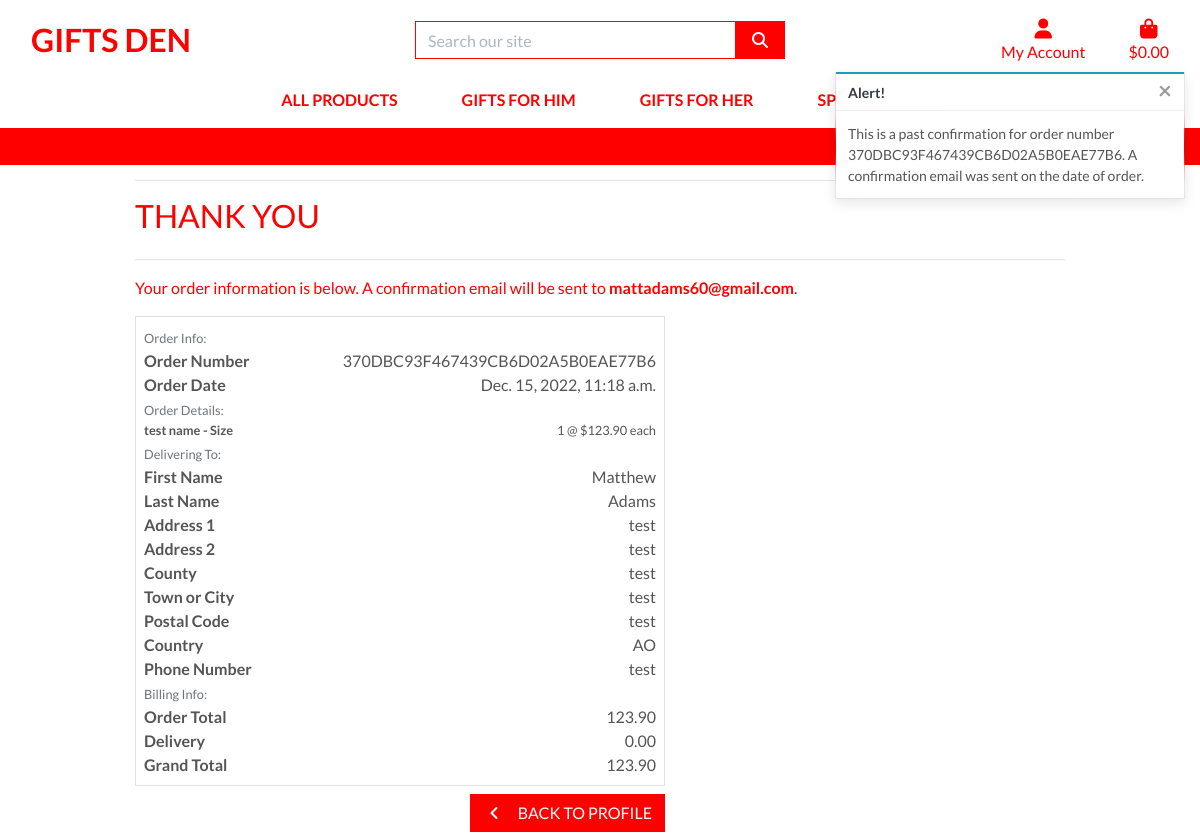
The app's page /profile/order_history/370DBC93F467439CB6D02A5B0EAE77B6 with its own data.
### checkout/models.py (models this page shows, shortened)
class Order(models.Model):
    order_number = models.CharField(max_length=32, null=False, editable=False)
    user_profile = models.ForeignKey(
        UserProfile, on_delete=models.SET_NULL, null=True, blank=True, related_name='orders')
    first_name = models.CharField(max_length=50, null=False, blank=False)
    last_name = models.CharField(max_length=50, null=False, blank=False)
    email = models.EmailField(max_length=254, null=False, blank=False)
    phone_number = models.CharField(max_length=20, null=False, blank=False)
    country = CountryField(blank_label='Country *', null=False, blank=False)
    postcode = models.CharField(max_length=20, null=True, blank=True)
    town_or_city = models.CharField(max_length=40, null=False, blank=False)
    street_address1 = models.CharField(max_length=80, null=False, blank=False)
    street_address2 = models.CharField(max_length=80, null=True, blank=True)
    county = models.CharField(max_length=80, null=True, blank=True)
    date = models.DateTimeField(auto_now_add=True)
    delivery_cost = models.DecimalField(
        max_digits=6, decimal_places=2, null=False, default=0)
    order_total = models.DecimalField(
        max_digits=10, decimal_places=2, null=False, default=0)
    grand_total = models.DecimalField(
        max_digits=10, decimal_places=2, null=False, default=0)
    original_bag = models.TextField(null=False, blank=False, default='')
    stripe_pid = models.CharField(
        max_length=254, null=False, blank=False, default='')

class OrderLineItem(models.Model):
    order = models.ForeignKey(Order, null=False, blank=False,
                              on_delete=models.CASCADE, related_name='lineitems')
    product = models.ForeignKey(
        Product, null=False, blank=False, on_delete=models.CASCADE)
    product_size = models.CharField(
        max_length=2, null=True, blank=True)  # XS, S, M, L, XL
    quantity = models.IntegerField(null=False, blank=False, default=0)
    lineitem_total = models.DecimalField(
        max_digits=6, decimal_places=2, null=False, blank=False, editable=False)

### products/models.py (models this page shows, shortened)
class Product(models.Model):
    Category = models.ForeignKey(
        'Category', null=True, blank=True, on_delete=models.SET_NULL)
    sku = models.CharField(max_length=254, null=True, blank=True)
    name = models.CharField(max_length=254)
    description = models.TextField()
    has_sizes = models.BooleanField(default=False, null=True, blank=True)
    price = models.DecimalField(max_digits=6, decimal_places=2)
    rating = models.DecimalField(
        max_digits=6, decimal_places=2, null=True, blank=True)
    image_url = models.URLField(max_length=1024, null=True, blank=True)
    image = models.ImageField(null=True, blank=True)

### profiles/views.py (the view)
# urls.py: path('order_history/<order_number>',
def order_history(request, order_number):
    order = get_object_or_404(Order, order_number=order_number)
    messages.info(request, (
        f'This is a past confirmation for order number {order_number}. A confirmation email was sent on the date of order.'
    ))
    template = 'checkout/checkout_success.html'
    context = {
        'order': order,
        'from_profile': True,
    }
    return render(request, template, context)

### bag/contexts.py (called while the page is built, shortened)
def bag_contents(request):
    bag_items = []
    total = 0
    product_count = 0
    bag = request.session.get('bag', {})
    if total < settings.FREE_DELIVERY_THRESHOLD:
        delivery = total * Decimal(settings.STANDARD_DELIVERY_PERCENTAGE / 100)
        free_delivery_delta = settings.FREE_DELIVERY_THRESHOLD - total
    else:
        delivery = 0
        free_delivery_delta = 0
    grand_total = delivery + total
    context = {
        'bag_items': bag_items,
        'total': total,
        'product_count': product_count,
        'delivery': delivery,
        'free_delivery_delta': free_delivery_delta,
        'free_delivery_threshold': settings.FREE_DELIVERY_THRESHOLD,
        'grand_total': grand_total,
    }
    return context

### checkout/templates/checkout/checkout_success.html (shortened to what this page needs)
{% extends "base.html" %}
{% load static %}
{% block extra_css %}
<link rel="stylesheet" href="{% static 'checkout/css/checkout.css' %}">
{% endblock %}
{% block page_header %}
<div class="container header-container">
</div>
{% endblock %}
{% block content %}
<div class="overlay"></div>
<div class="container">
    <div class="row">
        <div class="col">
            <hr>
            <h2 class="logo-font mb-4">Thank You</h2>
            <hr>
            <p class="text-black">Your order information is below. A confirmation email will be sent to
                <strong>{{ order.email }}</strong>.</p>
        </div>
    </div>
    <div class="row">
        <div class="col-12 col-lg-7">
            <div class="order-confirmation-wrapper p-2 border">
                <div class="row">
                    <div class="col">
                        <small class="text-muted">Order Info:</small>
                    </div>
                </div>
                <div class="row">
                    <div class="col-12 col-md-4">
                        <p class="mb-0 font-weight-bold">Order Number</p>
                    </div>
                    <div class="col-12 col-md-8 text-md-right">
                        <p class="mb-0">{{ order.order_number }}</p>
                    </div>
                </div>
                <div class="row">
                    <div class="col-12 col-md-4">
                        <p class="mb-0 font-weight-bold">Order Date</p>
                    </div>
                    <div class="col-12 col-md-8 text-md-right">
                        <p class="mb-0">{{ order.date }}</p>
                    </div>
                </div>
                <div class="row">
                    <div class="col">
                        <small class="text-muted">Order Details:</small>
                    </div>
                </div>
                {% for item in order.lineitems.all %}
                <div class="row">
                    <div class="col-12 col-md-4">
                        <p class="small mb-0 font-weight-bold">
                            {{ item.product.name }}{% if item.product_size %} - Size
                            {{ item.product.size|upper }}{% endif %}
                        </p>
                    </div>
                    <div class="col-12 col-md-8 text-md-right">
                        <p class="small mb-0">{{ item.quantity }} @ ${{ item.product.price }} each</p>
                    </div>
                </div>
                {% endfor %}
                <div class="row">
                    <div class="col">
                        <small class="text-muted">Delivering To:</small>
                    </div>
                </div>
                <div class="row">
                    <div class="col-12 col-md-4">
                        <p class="mb-0 font-weight-bold">First Name</p>
                    </div>
                    <div class="col-12 col-md-8 text-md-right">
                        <p class="mb-0">{{ order.first_name }}</p>
                    </div>
                </div>
                <div class="row">
                    <div class="col-12 col-md-4">
                        <p class="mb-0 font-weight-bold">Last Name</p>
                    </div>
                    <div class="col-12 col-md-8 text-md-right">
                        <p class="mb-0">{{ order.last_name }}</p>
                    </div>
                </div>
                <div class="row">
                    <div class="col-12 col-md-4">
                        <p class="mb-0 font-weight-bold">Address 1</p>
                    </div>
                    <div class="col-12 col-md-8 text-md-right">
                        <p class="mb-0">{{ order.street_address1 }}</p>
                    </div>
                </div>
                {% if order.street_address2 %}
                <div class="row">
                    <div class="col-12 col-md-4">
                        <p class="mb-0 font-weight-bold">Address 2</p>
                    </div>
                    <div class="col-12 col-md-8 text-md-right">
                        <p class="mb-0">{{ order.street_address1 }}</p>
                    </div>
                </div>
                {% endif %}
                {% if order.county %}
                <div class="row">
                    <div class="col-12 col-md-4">
                        <p class="mb-0 font-weight-bold">County</p>
                    </div>
                    <div class="col-12 col-md-8 text-md-right">
                        <p class="mb-0">{{ order.county }}</p>
                    </div>
                </div>
                {% endif %}
                <div class="row">
                    <div class="col-12 col-md-4">
                        <p class="mb-0  font-weight-bold">Town or City</p>
                    </div>
                    <div class="col-12 col-md-8 text-md-right">
                        <p class="mb-0">{{ order.town_or_city }}</p>
                    </div>
                </div>
                {% if order.postcode %}
                <div class="row">
                    <div class="col-12 col-md-4">
                        <p class="mb-0 font-weight-bold">Postal Code</p>
                    </div>
                    <div class="col-12 col-md-8 text-md-right">
                        <p class="mb-0">{{ order.postcode }}</p>
                    </div>
                </div>
                {% endif %}
                <div class="row">
                    <div class="col-12 col-md-4">
                        <p class="mb-0 font-weight-bold">Country</p>
                    </div>
                    <div class="col-12 col-md-8 text-md-right">
                        <p class="mb-0">{{ order.country }}</p>
                    </div>
                </div>
                <div class="row">
                    <div class="col-12 col-md-4">
                        <p class="mb-0 font-weight-bold">Phone Number</p>
                    </div>
                    <div class="col-12 col-md-8 text-md-right">
                        <p class="mb-0">{{ order.phone_number }}</p>
                    </div>
                </div>
                <div class="row">
                    <div class="col">
                        <small class="text-muted">Billing Info:</small>
                    </div>
                </div>
                <div class="row">
                    <div class="col-12 col-md-4">
                        <p class="mb-0 font-weight-bold">Order Total</p>
                    </div>
                    <div class="col-12 col-md-8 text-md-right">
                        <p class="mb-0">{{ order.order_total }}</p>
                    </div>
                </div>
                <div class="row">
                    <div class="col-12 col-md-4">
                        <p class="mb-0 font-weight-bold">Delivery</p>
                    </div>
                    <div class="col-12 col-md-8 text-md-right">
                        <p class="mb-0">{{ order.delivery_cost }}</p>
                    </div>
                </div>
                <div class="row">
                    <div class="col-12 col-md-4">
                        <p class="mb-0 font-weight-bold">Grand Total</p>
                    </div>
                    <div class="col-12 col-md-8 text-md-right">
                        <p class="mb-0">{{ order.grand_total }}</p>
                    </div>
                </div>
            </div>
        </div>
    </div>
    <div class="row">
        <div class="col-12 col-lg-7 text-right">
            {% if from_profile %}
            <a href="{% url 'profile' %}" class="btn btn-red rounded-0 my-2">
                <span class="icon mr-2">
                    <i class="fas fa-angle-left"></i>
                </span>
                <span class="text-uppercase">Back to Profile</span>
            </a>
            {% endif %}
        </div>
    </div>
</div>
{% endblock %}

### static/css/base.css (style rules this page uses)
html { height: 100%; }
body { background: url('/media/homepage_background_cropped.jpg') no-repeat center center fixed; background-size: cover; height: calc(100vh - 164px); color: #555; font-family: 'Lato'; }
.icon { align-items: center; display: inline-flex; justify-content: center; height: 1.5rem; width: 1.5rem; }
.logo-font { text-transform: uppercase; color: red; }
.btn-red { background: red; color: white; }
.text-black { color: red !important; }
.overlay { height: 100%; width: 100%; top: 0; left: 0; position: fixed; background: white; z-index: -1; }
@media (min-width: 1200px) { .container { max-width: 80%; } }
@media (min-width: 992px) { .header-container { padding-top: 164px; } }

### records on screen
Order: email "mattadams60@gmail.com", order_number "370DBC93F467439CB6D02A5B0EAE77B6", date "Dec. 15, 2022, 11:18 a.m.", first_name "Matthew", last_name "Adams", street_address1 "test", county "test", town_or_city "test", postcode "test", country "AO", phone_number "test", order_total "123.90", delivery_cost "0.00", grand_total "123.90"
OrderLineItem: product.name "test name", quantity "1", product.price "123.90"

### other values on screen
{{ message }} "This is a past confirmation for order number 370DBC93F467439CB6D02A5B0EAE77B6. A confirmation email was sent on the date of order."
